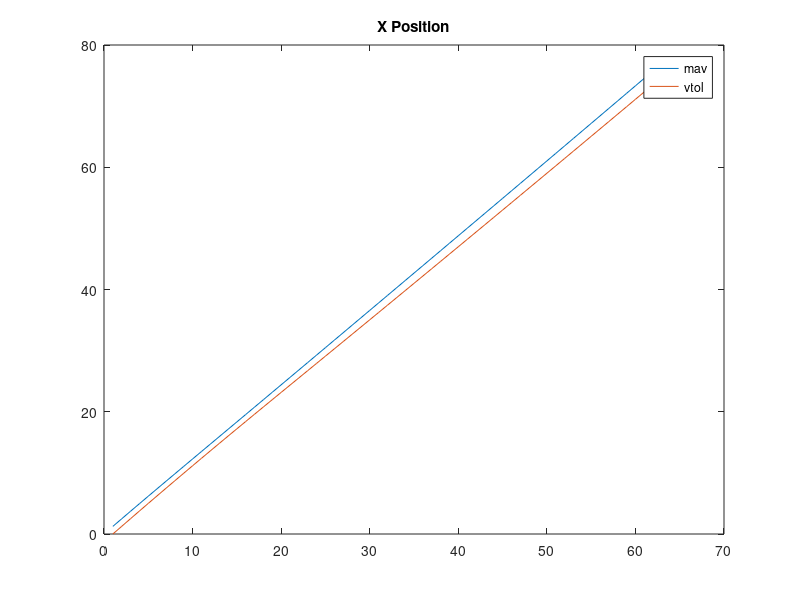
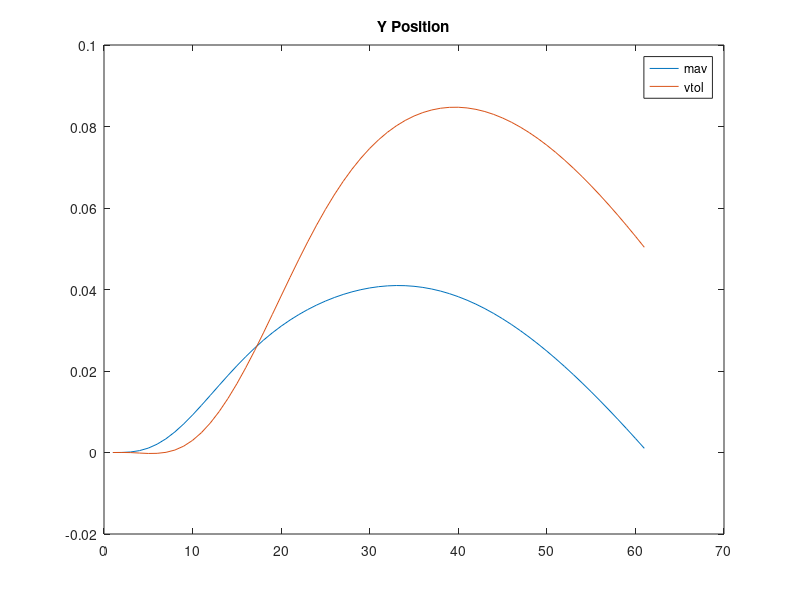
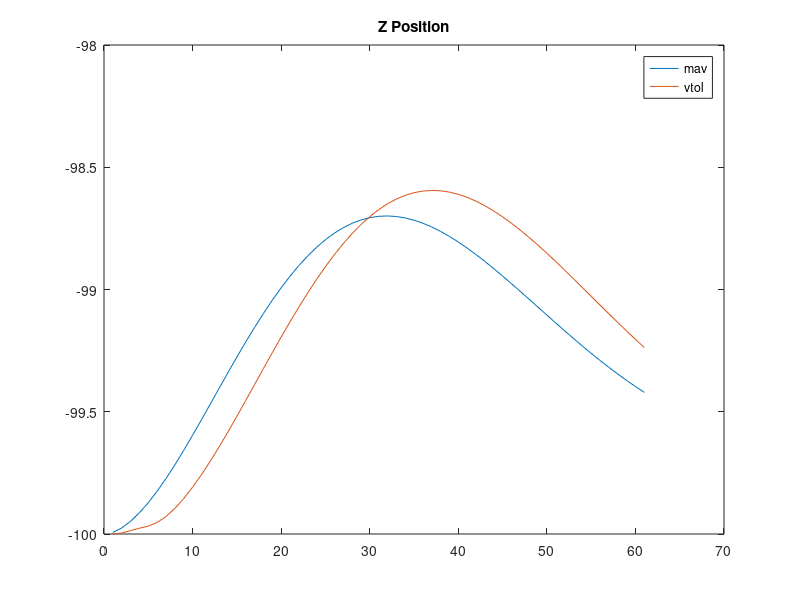
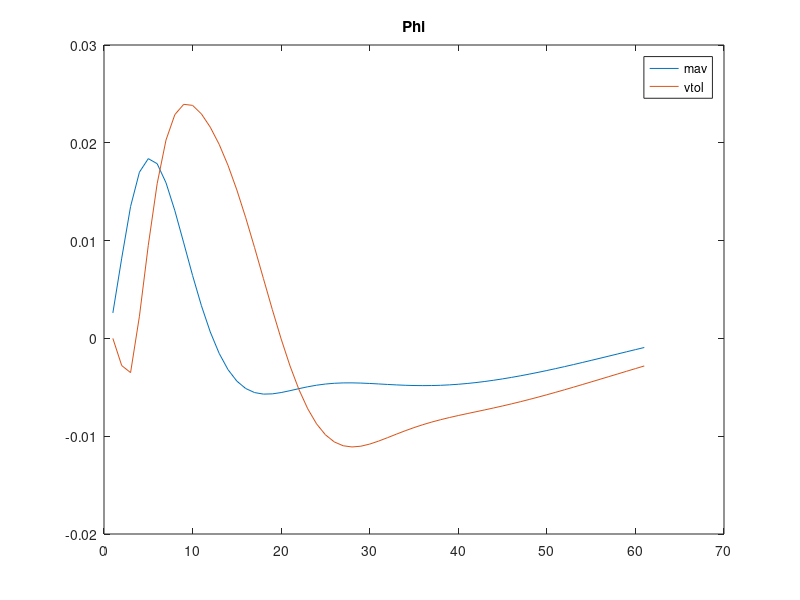

MATLAB code to generate these figures, in order:
%implements the state verification of the sytems


%reats in the mavsim state
mavState = csvread('mavsimState.csv');
vtolState = csvread('vtolsimState.csv');

mavEuler = csvread('mavsimEuler.csv');
vtolEuler = csvread('vtolsimEulerAngles.csv');



%gets the positional vectors
mavPosition = mavState(1:3,:);
vtolPosition = vtolState(1:3,:);

%gets the velocity vectors
mavVelocity = mavState(4:6,:);
vtolVelocity = vtolState(4:6,:);

%gets the omegas
mavOmega = mavState(10:12,:);
vtolOmega = vtolState(10:12,:);

figure(1);
plot(mavPosition(1,:));
hold on;
plot(vtolPosition(1,:));
hold off;
title("X Position");
legend('mav', 'vtol');

figure(2);
plot(mavPosition(2,:));
hold on;
plot(vtolPosition(2,:));
hold off;
title("Y Position");
legend('mav', 'vtol');

figure(3);
plot(mavPosition(3,:));
hold on;
plot(vtolPosition(3,:));
hold off;
title("Z Position");
legend('mav', 'vtol');



figure(4);
plot(mavEuler(1,:));
hold on;
plot(vtolEuler(1,:));
hold off;
title('Phi');
legend('mav', 'vtol');

figure(5);
plot(mavEuler(2,:));
hold on;
plot(vtolEuler(2,:));
hold off;
title('Theta');
legend('mav', 'vtol');

figure(6);
plot(mavEuler(3,:));
hold on;
plot(vtolEuler(3,:));
hold off;
title('Psi');
legend('mav', 'vtol');